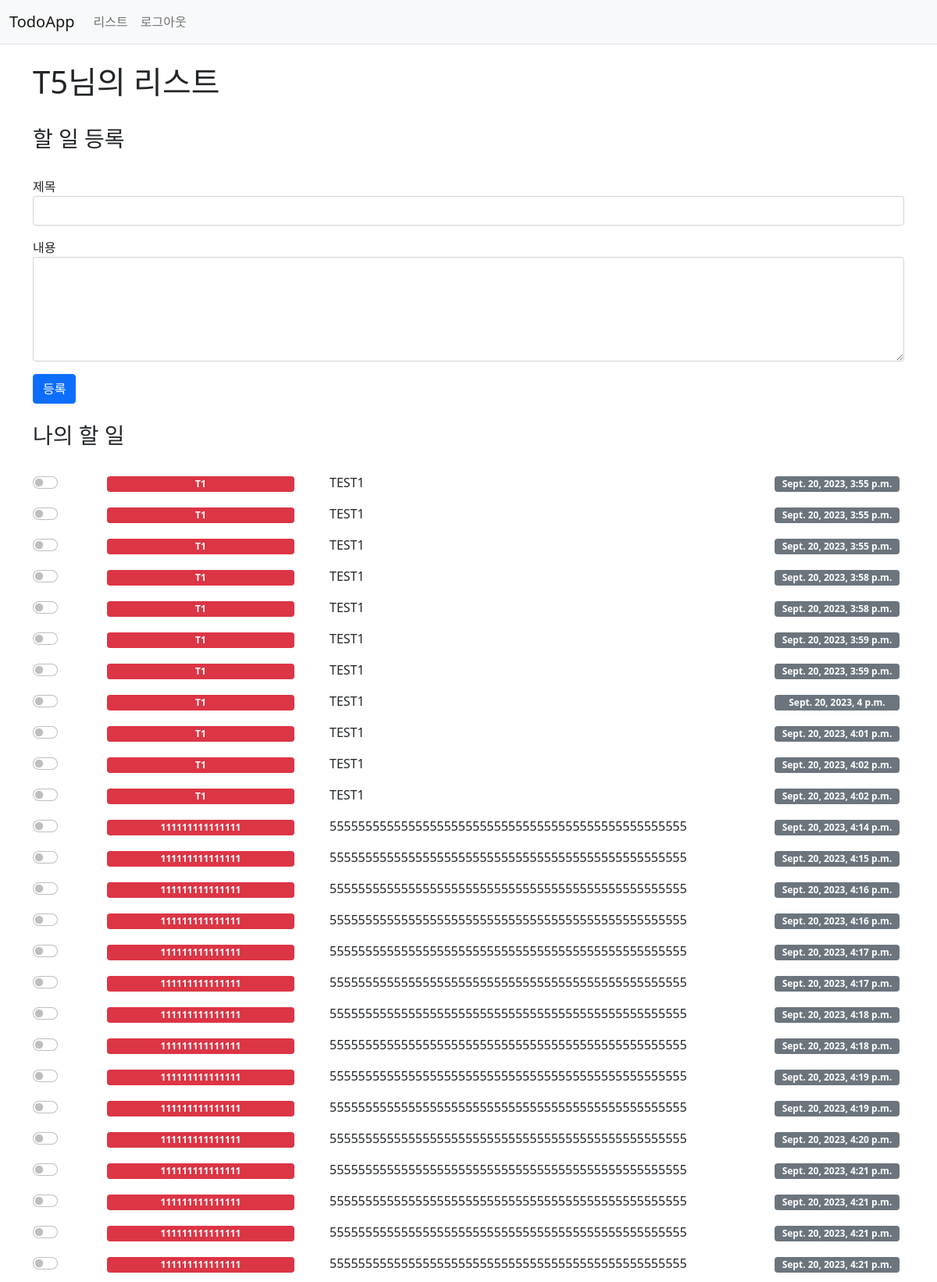
Screenshot of /todoapp/lists (signed in, upper part) with the database file from the repository.
### todoapp/models.py (models this page shows, shortened)
class TodoList(models.Model):
    user = models.ForeignKey(User, on_delete=models.CASCADE)
    subject = models.TextField()
    contents = models.TextField()
    create_date = models.DateTimeField(auto_now_add=True)
    is_completed = models.BooleanField(default=False)

### todoapp/views.py (the view)
# urls.py: path('lists', views.lists, name='lists'),
def lists(request):
    nickname = get_nickname(request)
    if nickname == "":
        return redirect("error")
    else:
        user_id = User.objects.get(nickname=nickname).id
        if request.method == 'POST':
            form = ListForm(request.POST)
            if form.is_valid():
                error = ''
                q = TodoList(subject=form.clean_subject(),
                             contents=form.clean_contents(),
                             create_date=datetime.now(),
                             is_completed=False,
                             user_id = user_id)
                q.save()
            else:
                error = '입력된 값이 없습니다.'
        else:
            form = ListForm()
            error = ''
        lists = TodoList.objects.filter(user_id=user_id)
        return render(request, 'lists.html', {'nickname': get_nickname(request), 'error': error, 'lists': lists})

### todoapp/views.py (called while the page is built)
def get_nickname(request):
    return request.session.get('nickname', "")

### templates/lists.html (shortened to what this page needs)
{% extends 'base.html' %}
{% block content %}
<nav class="navbar navbar-expand-lg navbar-light bg-light border-bottom">
    <div class="container-fluid">
        <a class="navbar-brand" href="{% url 'home' %}">TodoApp</a>
        <div class="collapse navbar-collapse" id="navbarSupportedContent">
            <ul class="navbar-nav me-auto mb-2 mb-lg-0">
                {% if nickname == "" %}
                    <li class="nav-item">
                        <a class="nav-link" href="login">로그인</a>
                    </li>
                    <li class="nav-item">
                        <a class="nav-link" href="register">회원가입</a>
                    </li>
                {% else %}
                    <li class="nav-item">
                        <a class="nav-link" href="lists">리스트</a>
                    </li>
                    <li class="nav-item">
                        <a class="nav-link" href="logout">로그아웃</a>
                    </li>
                {% endif %}
            </ul>
        </div>
    </div>
</nav>
<br>
<div class="container-lg">
    <h1>{{ nickname }}님의 리스트</h1><br>
</div>
<div class="container-lg">
    <h3>할 일 등록</h3><br>
    <form method="post" action="{% url 'lists' %}">
        <div class="mb-3">
            <label for="subject">제목</label>
            <input type="text" class="form-control" name="subject" id="subject"
                   value="{{ form.subject.value|default_if_none:'' }}" maxlength="25">
        </div>
        <div class="mb-3">
            <div class="form-group">
                <label for="contents">내용</label>
                <textarea class="form-control" name="contents" id="contents" rows="5" maxlength="500">{{ form.contents.value|default_if_none:'' }}</textarea>
            </div>
        </div>
        <button type="submit" class="btn btn-primary">등록</button>
    </form>
</div>
{% if lists %}
    <br>
    <div class="container-lg">
        <h3>나의 할 일</h3><br>
        {% for list in lists %}
            <div class="row align-items-start">
                <div class="col-1">
                    <div class="form-check form-switch">
                        {% if list.is_completed %}
                            <input class="form-check-input" type="checkbox" role="switch" checked>
                        {% else %}
                            <input class="form-check-input" type="checkbox" role="switch">
                        {% endif %}
                    </div>
                </div>
                <div class="col-3">
                    {% if list.is_completed %}
                    <div class="badge bg-success text-wrap" style="width: 15rem;">
                        {{ list.subject }}
                    </div>
                    {% else %}
                    <div class="badge bg-danger text-wrap" style="width: 15rem;">
                        {{ list.subject }}
                    </div>
                    {% endif %}
                </div>
                <div class="col-6">
                    <p class="fw-normal">{{ list.contents }}</p>
                </div>
                <div class="col">
                    <div class="badge bg-secondary text-wrap" style="width: 10rem;">
                        {{ list.create_date }}
                    </div>
                </div>
            </div>
        {% endfor %}
    </div>
{% endif %}
{% endblock %}

### templates/base.html (shortened to what this page needs)
{% load static %}
<!doctype html>
<html lang="ko">
<head>
    <link rel="stylesheet" href="{% static 'bootstrap.css' %}">
</head>
<body>
{% block content %}
{% endblock %}
</body>
</html>

### rows the page displays
TodoList: subject "T1", contents "TEST1", create_date "Sept. 20, 2023, 3:55 p.m."
TodoList: subject "T1", contents "TEST1", create_date "Sept. 20, 2023, 3:55 p.m."
TodoList: subject "T1", contents "TEST1", create_date "Sept. 20, 2023, 3:55 p.m."
TodoList: subject "T1", contents "TEST1", create_date "Sept. 20, 2023, 3:58 p.m."
TodoList: subject "T1", contents "TEST1", create_date "Sept. 20, 2023, 3:58 p.m."
TodoList: subject "T1", contents "TEST1", create_date "Sept. 20, 2023, 3:59 p.m."
TodoList: subject "T1", contents "TEST1", create_date "Sept. 20, 2023, 3:59 p.m."
TodoList: subject "T1", contents "TEST1", create_date "Sept. 20, 2023, 4 p.m."
TodoList: subject "T1", contents "TEST1", create_date "Sept. 20, 2023, 4:01 p.m."
TodoList: subject "T1", contents "TEST1", create_date "Sept. 20, 2023, 4:02 p.m."
TodoList: subject "T1", contents "TEST1", create_date "Sept. 20, 2023, 4:02 p.m."
TodoList: subject "111111111111111", contents "55555555555555555555555555555555555555555555555555", create_date "Sept. 20, 2023, 4:14 p.m."
TodoList: subject "111111111111111", contents "55555555555555555555555555555555555555555555555555", create_date "Sept. 20, 2023, 4:15 p.m."
TodoList: subject "111111111111111", contents "55555555555555555555555555555555555555555555555555", create_date "Sept. 20, 2023, 4:16 p.m."
TodoList: subject "111111111111111", contents "55555555555555555555555555555555555555555555555555", create_date "Sept. 20, 2023, 4:16 p.m."
TodoList: subject "111111111111111", contents "55555555555555555555555555555555555555555555555555", create_date "Sept. 20, 2023, 4:17 p.m."
TodoList: subject "111111111111111", contents "55555555555555555555555555555555555555555555555555", create_date "Sept. 20, 2023, 4:17 p.m."
TodoList: subject "111111111111111", contents "55555555555555555555555555555555555555555555555555", create_date "Sept. 20, 2023, 4:18 p.m."
TodoList: subject "111111111111111", contents "55555555555555555555555555555555555555555555555555", create_date "Sept. 20, 2023, 4:18 p.m."
TodoList: subject "111111111111111", contents "55555555555555555555555555555555555555555555555555", create_date "Sept. 20, 2023, 4:19 p.m."
TodoList: subject "111111111111111", contents "55555555555555555555555555555555555555555555555555", create_date "Sept. 20, 2023, 4:19 p.m."
TodoList: subject "111111111111111", contents "55555555555555555555555555555555555555555555555555", create_date "Sept. 20, 2023, 4:20 p.m."
TodoList: subject "111111111111111", contents "55555555555555555555555555555555555555555555555555", create_date "Sept. 20, 2023, 4:21 p.m."
TodoList: subject "111111111111111", contents "55555555555555555555555555555555555555555555555555", create_date "Sept. 20, 2023, 4:21 p.m."
TodoList: subject "111111111111111", contents "55555555555555555555555555555555555555555555555555", create_date "Sept. 20, 2023, 4:21 p.m."
TodoList: subject "111111111111111", contents "55555555555555555555555555555555555555555555555555", create_date "Sept. 20, 2023, 4:21 p.m."

### other values shown
{{ nickname }} "T5"
